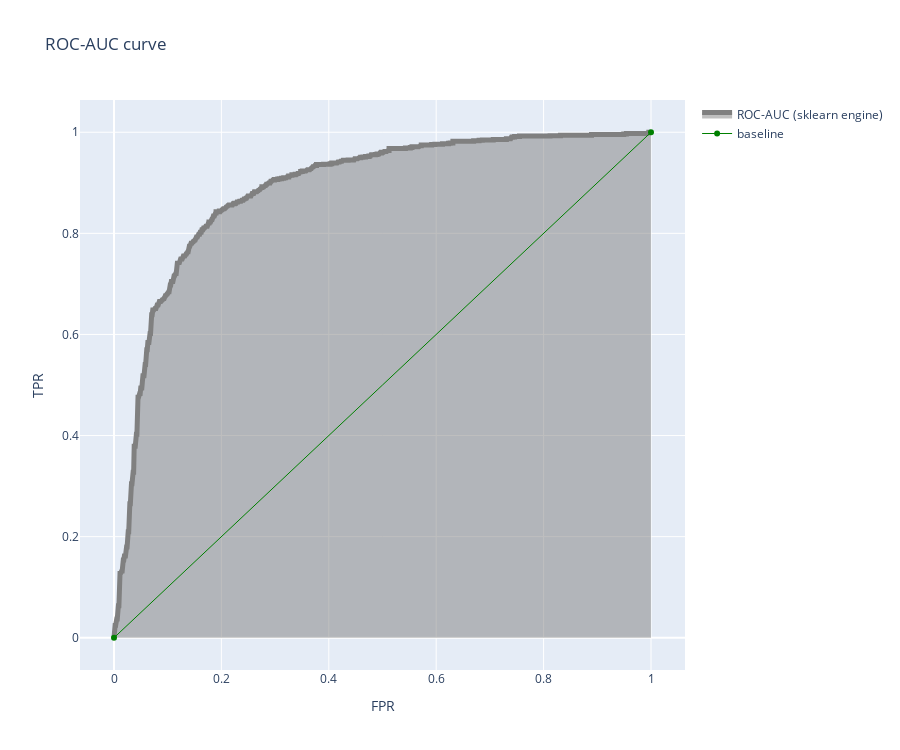

The code cell stored with this chart in its notebook:
### Code cell
fig = go.Figure()
fig.add_trace(go.Scatter(  x= fpr1,  y= tpr2, mode='lines', fill= 'tozeroy', name= "ROC-AUC (sklearn engine)" , 
                         line=dict(color="grey", width=5))
)
fig.add_trace(go.Scatter(x=[0,1], y=[0,1], name="baseline",line=dict(color="Green", width=1)))
fig.update_layout(title= "ROC-AUC curve", xaxis_title="FPR", yaxis_title="TPR", width=900, height=750 )
fig.show()

### Figure 1 — Plotly figure (JSON) as saved in the notebook; plotly's stock layout.template omitted (floating-point values rounded to 4 significant figures; data arrays with more than 128 entries replaced by an {"elided": "..."} marker saying what was removed)
{"data": [{"fill": "tozeroy", "line": {"color": "grey", "width": 5}, "mode": "lines", "name": "ROC-AUC (sklearn engine)", "type": "scatter", "x": {"elided": "588 float values"}, "y": {"elided": "588 float values"}}, {"line": {"color": "Green", "width": 1}, "name": "baseline", "type": "scatter", "x": [0, 1], "y": [0, 1]}], "layout": {"height": 750, "title": {"text": "ROC-AUC curve"}, "width": 900, "xaxis": {"title": {"text": "FPR"}}, "yaxis": {"title": {"text": "TPR"}}}}
